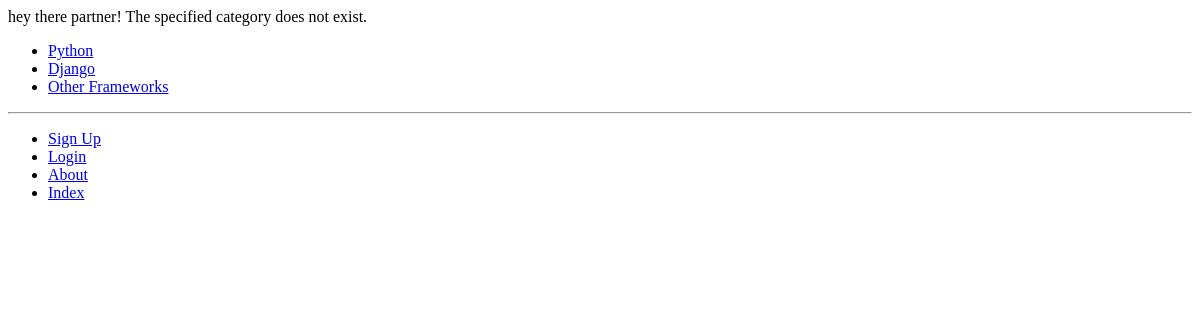
/rango/category/python/, run on an earlier commit of the app's database.
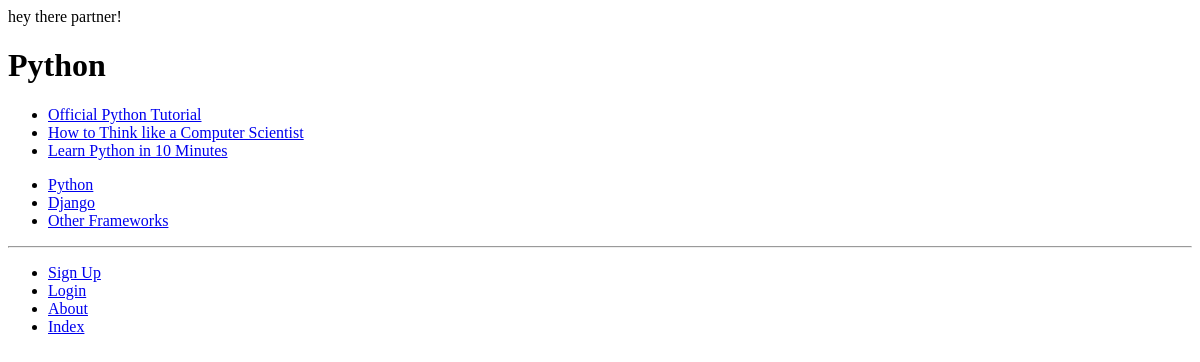
And on a later commit of the database.
### rango/models.py (models this page shows, shortened)
class Category(models.Model):
    name = models.CharField(max_length=128, unique=True)
    views = models.IntegerField(default=0)
    likes = models.IntegerField(default=0)
    slug = models.SlugField(unique=True)
    class Meta:
        verbose_name_plural = 'Categories'

class Page(models.Model):
    category = models.ForeignKey(Category, on_delete=models.CASCADE)
    title = models.CharField(max_length=128)
    url = models.URLField()
    views = models.IntegerField(default=0)

### rango/views.py (the view)
# urls.py: path('category/<slug:category_name_slug>/', views.show_category, name='show_category'),
def show_category(request, category_name_slug):
    context_dict = {}
    try:
        category = Category.objects.get(slug=category_name_slug)
        pages = Page.objects.filter(category=category)
        context_dict['pages'] = pages
        context_dict['category'] = category
    except Category.DoesNotExist:
        context_dict['category'] = None
        context_dict['pages'] = None
    return render(request, 'rango/category.html', context=context_dict)

### rango/templatetags/rango_template_tags.py (called while the page is built)
@register.inclusion_tag('rango/categories.html')
def get_category_list(current_category=None):
    return {
        'categories': Category.objects.all(),
        'current_category': current_category
    }

### templates/rango/category.html (shortened to what this page needs)
{% extends 'rango/base.html' %}
{% load staticfiles %}
{% block body_block %}
    {% if category %}
        <h1>{{ category.name }}</h1>
        {% if pages %}
        <ul>
            {% for page in pages %}
            <li>
                <a href="{{ page.url }}">{{ page.title }}</a>
            </li>
            {% endfor %}
        </ul>
        {% else %}
            <strong>No pages currently in category.</strong>
        {% endif %}
    {% else %}
        The specified category does not exist.
    {% endif %}
{% endblock %}

### templates/rango/categories.html
<ul>
{% if categories %}
    {% for c in categories %}
        {% if c == current_category %}
            <li>
                <strong>
                    <a href="{% url 'rango:show_category' c.slug %}">
                        {{ c.name }}
                    </a>
                </strong>
            </li>
        {% else %}
            <li>
                <a href="{% url 'rango:show_category' c.slug %}">
                    {{ c.name }}
                </a>
            </li>
        {% endif %}
    {% endfor %}
{% else %}
    <li><strong>There are no categories present.</strong></li>
{% endif %}
</ul>

What changed in the data, as far as the page shows it:
changed Category "Python": name (not shown) → "Python"
now on this page (row edited): Page: title "Official Python Tutorial"
now on this page (row edited): Page: title "How to Think like a Computer Scientist"
now on this page (row edited): Page: title "Learn Python in 10 Minutes"
Also different on the page:
text no longer shown: "The specified category does not exist."
